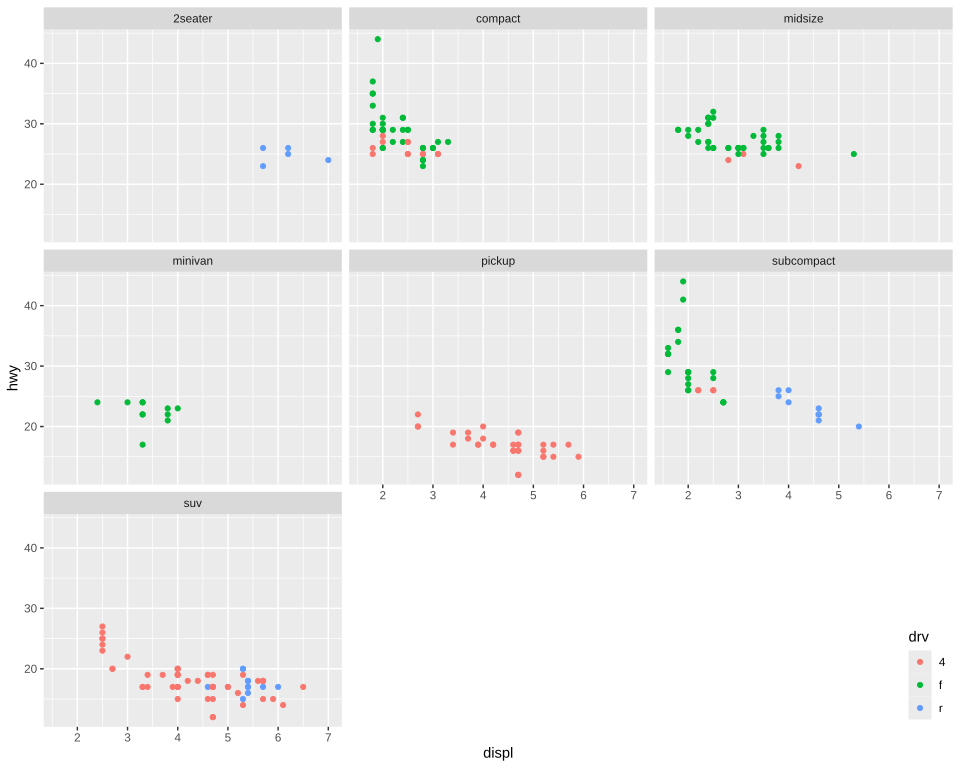

Reproduce this figure in R.
# The plot test/golden/legend_inside_facet.svg draws, drawn by ggplot2 itself, as ggplot2's own visual
# tests draw their snapshots: the independent check on that golden whenever it changes. The suite
# never runs this; it needs R, ggplot2 and vdiffr, saved as the Docker image giggly-r:ggplot2-4.0.3.
# From the repository's root:
#
#   docker run --rm -v "$PWD/test/golden":/golden:ro giggly-r:ggplot2-4.0.3 \
#     Rscript /golden/legend_inside_facet.R > legend_inside_facet.ggplot2.svg
#
# and compare the two drawings element by element, as test/golden/point.R describes.
#
# mpg's highway mileage against engine size by drive, in a panel per class, seven panels in three
# rows, the legend inside the panels with its bottom right corner at theirs, in the room the
# empty panels leave: the box over all the panels, from the first row's top to the last's bottom,
# the strips above the first row left out.
#
# First checked with ggplot2 4.0.3 and vdiffr 1.0.9: every element and clip path matches but
# the background's left edge, which R writes as its rounding error.

library(ggplot2)

plot <- ggplot(mpg, aes(displ, hwy, colour = drv)) +
  geom_point() +
  facet_wrap(~class) +
  theme_gray() +
  theme(
    legend.position = "inside",
    legend.position.inside = c(1, 0),
    legend.justification = c(1, 0)
  )

file <- tempfile(fileext = ".svg")
vdiffr::write_svg(plot, file)
cat(readLines(file), sep = "\n")
